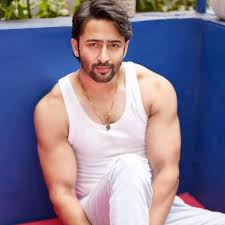
#> input picture test.jpg, 225 x 225 px
$ python detect.py
#> lines starting #> are read from the running program, lines starting #| are printed output that depends on the picture
import cv2
# import  face.recognizer
test_img = cv2.imread("test.jpg")
#> test_img is the input picture: shape (225, 225, 3); mean B, G, R 145.3, 122.8, 131.5
gray = cv2.cvtColor(test_img, cv2.COLOR_BGR2GRAY)
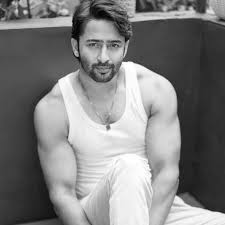
#> gray: shape (225, 225); min 2, max 255, mean 128


face_cascade = cv2.CascadeClassifier(cv2.data.haarcascades + "haarcascade_frontalface_default.xml")
faces = face_cascade.detectMultiScale(gray, 1.1, 5)
#> faces = [[73, 23, 59, 59]]
label_map = {
    0: "aham",
    1: "shaheer"
}

for (x, y, w, h) in faces:
    face_roi = gray[y:y+h, x:x+w]
    face_roi = cv2.resize(face_roi, (200, 200))  # Must match training size
#> (the run stopped early here; a loop or call above may not have finished)

$ run again, with arjun.jpg copied over test.jpg
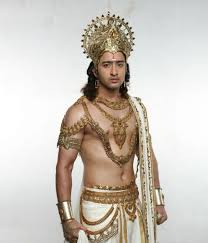
#> input picture arjun.jpg, 208 x 243 px
#> test_img is the input picture: shape (243, 208, 3); mean B, G, R 189.2, 198, 205.3
#> `gray = cv2.cvtColor(test_img, cv2.COLOR_BGR2GRAY)`:
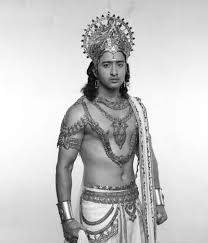
#> gray: shape (243, 208); min 0, max 255, mean 199.2
#> faces = [[96, 52, 34, 34]]
